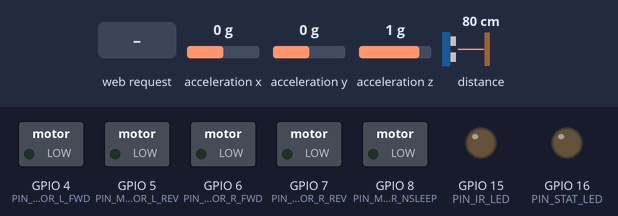
The sketch below on a simulated ESP32-S3. Parts: switched loads named in the sketch (green lamp = pin HIGH), output pins drawn as LEDs (lit = HIGH). Wiring (inferred from the names in the program): MPU-6050 motion sensor at I2C address 0x68. The test bench sets the inputs (shaded band); at power-on: acceleration x 0 g, acceleration y 0 g, acceleration z 1 g, distance to the obstacle 80 cm (analog values on the 0–4095 scale). The camera gives no picture; what the sketch prints to the serial monitor is not drawn.

Above: at 1.5 s.
1.6 s: HTTP request GET /drive?cmd=forward received
At 2.2 s:
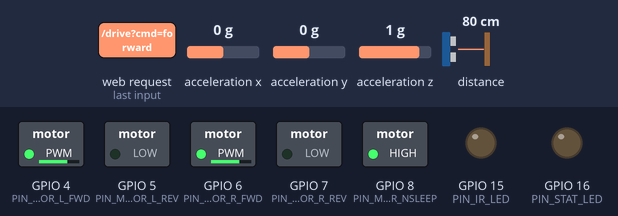
4.6 s: HTTP request GET /torch received
At 5.8 s:
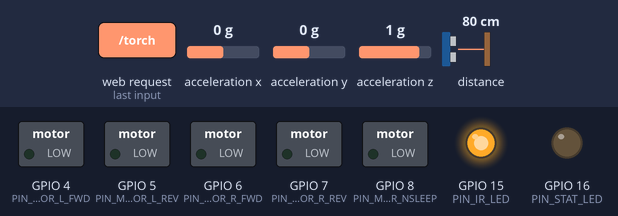
6.1 s: HTTP request GET /drive?cmd=w received
At 6.9 s:
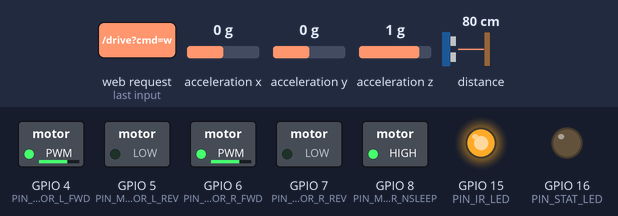
9.1 s: HTTP request GET /drive?cmd=s received
At 10.3 s:
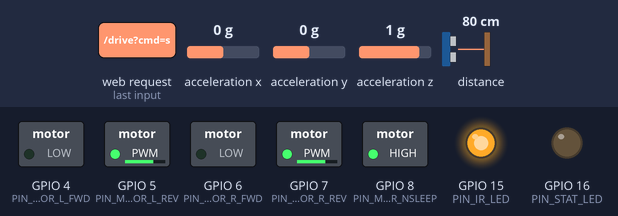
Timing chart, 0 to 13.1 s (numbered marks = the images above; inputs shaded):
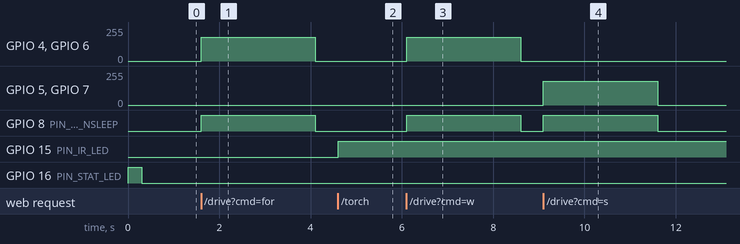

The sketch:

sanjeevni_nano.ino
```cpp
/* =====================================================================
 * SANJEEVNI NANO ROVER v2 - firmware (ESP32-S3-WROOM-1-N8R8)
 * Board in Arduino IDE: "ESP32S3 Dev Module", PSRAM: "OPI PSRAM", Flash 8MB,
 * USB CDC On Boot: Enabled.  Works with Arduino-ESP32 core 2.0.x and 3.x.
 * Optional library: "VL53L1X" by Pololu (ToF).  Without it, collision stop is off.
 *
 * What changed vs v1:
 *  - MJPEG stream moved to its own server on port 81 + its own task.
 *    (v1 streamed inside the single-threaded port-80 server, so /drive could not
 *     be answered while video was playing -> rover uncontrollable.)
 *  - Pins come from pinmap.h (generated from the same file as the PCB netlist).
 *  - Real telemetry: battery voltage (ADC divider), tilt (MPU6050), distance (VL53L1X).
 *  - Real safety: flip detection, obstacle stop, Wi-Fi/command watchdog.
 *  - Motors held asleep (nSLEEP low) when idle; IR LED forced off at boot.
 * ===================================================================== */
#include "esp_camera.h"
#include <WiFi.h>
#include <WebServer.h>
#include <Wire.h>
#include "pinmap.h"

#if __has_include(<VL53L1X.h>)
  #include <VL53L1X.h>
  #define HAVE_TOF 1
  VL53L1X tof;
#else
  #define HAVE_TOF 0
#endif

// ---- Wi-Fi access point. CHANGE THE PASSWORD before field use (min 8 chars) ----
const char* AP_SSID = "SANJEEVNI-NANO-01";
const char* AP_PASS = "change-me-1234";

WebServer server(80);        // control + telemetry
WebServer streamServer(81);  // video only

// ---- motor PWM ----
const int PWM_FREQ = 20000, PWM_RES = 8;
const int MOTOR_PINS[4] = { PIN_MOTOR_L_FWD, PIN_MOTOR_L_REV, PIN_MOTOR_R_FWD, PIN_MOTOR_R_REV };

static void pwmInit() {
  for (int i = 0; i < 4; i++) {
#if defined(ESP_ARDUINO_VERSION_MAJOR) && ESP_ARDUINO_VERSION_MAJOR >= 3
    ledcAttachChannel(MOTOR_PINS[i], PWM_FREQ, PWM_RES, i);
#else
    ledcSetup(i, PWM_FREQ, PWM_RES);
    ledcAttachPin(MOTOR_PINS[i], i);
#endif
  }
}
static void pwmWrite(int i, int duty) {
#if defined(ESP_ARDUINO_VERSION_MAJOR) && ESP_ARDUINO_VERSION_MAJOR >= 3
  ledcWrite(MOTOR_PINS[i], duty);
#else
  ledcWrite(i, duty);
#endif
}

// ---- shared state ----
volatile int   currentSpeed   = 180;      // 0-255
volatile float tiltDeg        = 0.0f;
volatile float obstacleCm     = -1.0f;    // -1 = no reading
volatile bool  flipped        = false;
volatile bool  movingForward  = false;
volatile bool  irOn           = false;
volatile unsigned long lastCommandMs = 0;
const unsigned long FAILSAFE_MS = 2500;   // stop if no command for this long
const float STOP_DIST_CM = 6.0f;          // forward stop distance
const float FLIP_TILT_DEG = 65.0f;

// ---- motors ----
void stopMotors() {
  for (int i = 0; i < 4; i++) pwmWrite(i, 0);
  movingForward = false;
}
static void motorPair(int a, int b, int speed) {
  speed = constrain(speed, -255, 255);
  pwmWrite(a, speed > 0 ? speed : 0);
  pwmWrite(b, speed < 0 ? -speed : 0);
}
void drive(int left, int right) {
  lastCommandMs = millis();
  if (flipped) { stopMotors(); return; }
  digitalWrite(PIN_MOTOR_NSLEEP, HIGH);                       // wake DRV8833
  if (left > 0 && right > 0 && obstacleCm >= 0 && obstacleCm < STOP_DIST_CM) { stopMotors(); return; }
  motorPair(0, 1, left);
  motorPair(2, 3, right);
  movingForward = (left > 0 && right > 0);
}

// ---- battery ----
float batteryVolts() {
  uint32_t mv = 0;
  for (int i = 0; i < 16; i++) mv += analogReadMilliVolts(PIN_VBAT_ADC);
  return (mv / 16.0f) * 2.0f / 1000.0f;          // 100k/100k divider (R15/R16)
}
int batteryPercent(float v) {                    // rough LiPo curve
  static const float tv[] = {3.30,3.50,3.60,3.70,3.80,3.90,4.00,4.10,4.20};
  static const int   tp[] = {0,5,15,30,50,65,80,92,100};
  if (v <= tv[0]) return 0;
  for (int i = 1; i < 9; i++) if (v <= tv[i]) return tp[i-1] + (int)((v - tv[i-1]) / (tv[i] - tv[i-1]) * (tp[i] - tp[i-1]));
  return 100;
}

// ---- sensors (only this task touches the I2C bus) ----
static bool imuOk = false;
static bool imuInit() {
  Wire.beginTransmission(0x68); Wire.write(0x6B); Wire.write(0x00);   // wake MPU6050
  return Wire.endTransmission() == 0;
}
static bool imuTilt(float &deg) {
  Wire.beginTransmission(0x68); Wire.write(0x3B);
  if (Wire.endTransmission(false) != 0) return false;
  if (Wire.requestFrom(0x68, 6) != 6) return false;
  int16_t ax = (Wire.read() << 8) | Wire.read();
  int16_t ay = (Wire.read() << 8) | Wire.read();
  int16_t az = (Wire.read() << 8) | Wire.read();
  float x = ax / 16384.0f, y = ay / 16384.0f, z = az / 16384.0f;     // +-2 g range
  deg = atan2f(sqrtf(x * x + y * y), z) * 180.0f / PI;               // angle from vertical
  return true;
}
void sensorTask(void*) {
  Wire.begin(PIN_I2C_SDA, PIN_I2C_SCL);
  Wire.setClock(400000);
  imuOk = imuInit();
#if HAVE_TOF
  tof.setTimeout(100);
  bool tofOk = tof.init();
  if (tofOk) { tof.setDistanceMode(VL53L1X::Short); tof.setMeasurementTimingBudget(33000); tof.startContinuous(50); }
#endif
  for (;;) {
    float d;
    if (imuOk && imuTilt(d)) { tiltDeg = d; flipped = (d > FLIP_TILT_DEG); if (flipped) stopMotors(); }
#if HAVE_TOF
    if (tofOk && tof.dataReady()) {
      uint16_t mm = tof.read(false);
      obstacleCm = tof.timeoutOccurred() ? -1.0f : mm / 10.0f;
      if (movingForward && obstacleCm >= 0 && obstacleCm < STOP_DIST_CM) stopMotors();
    }
#endif
    vTaskDelay(pdMS_TO_TICKS(20));
  }
}

// ---- camera ----
bool initCamera() {
  camera_config_t c = {};
  c.ledc_channel = LEDC_CHANNEL_4;  c.ledc_timer = LEDC_TIMER_2;
  c.pin_d0 = Y2_GPIO_NUM; c.pin_d1 = Y3_GPIO_NUM; c.pin_d2 = Y4_GPIO_NUM; c.pin_d3 = Y5_GPIO_NUM;
  c.pin_d4 = Y6_GPIO_NUM; c.pin_d5 = Y7_GPIO_NUM; c.pin_d6 = Y8_GPIO_NUM; c.pin_d7 = Y9_GPIO_NUM;
  c.pin_xclk = XCLK_GPIO_NUM; c.pin_pclk = PCLK_GPIO_NUM; c.pin_vsync = VSYNC_GPIO_NUM; c.pin_href = HREF_GPIO_NUM;
  c.pin_sccb_sda = SIOD_GPIO_NUM; c.pin_sccb_scl = SIOC_GPIO_NUM;
  c.pin_pwdn = PWDN_GPIO_NUM; c.pin_reset = RESET_GPIO_NUM;
  c.xclk_freq_hz = 20000000;
  c.pixel_format = PIXFORMAT_JPEG;
  if (psramFound()) {
    c.frame_size = FRAMESIZE_VGA; c.jpeg_quality = 12; c.fb_count = 2;
    c.fb_location = CAMERA_FB_IN_PSRAM; c.grab_mode = CAMERA_GRAB_LATEST;
  } else {
    c.frame_size = FRAMESIZE_QVGA; c.jpeg_quality = 15; c.fb_count = 1; c.fb_location = CAMERA_FB_IN_DRAM;
  }
  if (esp_camera_init(&c) != ESP_OK) { Serial.println("[CAMERA] init failed - check FPC pin map"); return false; }
  sensor_t* s = esp_camera_sensor_get();
  s->set_vflip(s, 1); s->set_hmirror(s, 1);   // set to 0 if your image is upside down
  return true;
}

// ---- video server (port 81) ----
#define PART_BOUNDARY "123456789000000000000987654321"
void handleStream() {
  WiFiClient client = streamServer.client();
  client.print("HTTP/1.1 200 OK\r\nContent-Type: multipart/x-mixed-replace;boundary=" PART_BOUNDARY
               "\r\nAccess-Control-Allow-Origin: *\r\nCache-Control: no-cache\r\n\r\n");
  while (client.connected()) {
    camera_fb_t* fb = esp_camera_fb_get();
    if (!fb) { delay(10); continue; }
    client.print("\r\n--" PART_BOUNDARY "\r\n");
    client.printf("Content-Type: image/jpeg\r\nContent-Length: %u\r\n\r\n", (unsigned)fb->len);
    size_t len = fb->len;
    size_t sent = client.write(fb->buf, len);
    esp_camera_fb_return(fb);
    if (sent == 0) break;                          // client went away
  }
}
void streamTask(void*) {
  streamServer.on("/stream.mjpg", HTTP_GET, handleStream);
  streamServer.begin();
  for (;;) { streamServer.handleClient(); vTaskDelay(pdMS_TO_TICKS(2)); }
}

// ---- control server (port 80) ----
static void cors() {
  server.sendHeader("Access-Control-Allow-Origin", "*");
  server.sendHeader("Access-Control-Allow-Methods", "GET,OPTIONS");
}
void handleDrive() {
  cors();
  String cmd = server.hasArg("cmd") ? server.arg("cmd") : "stop";
  int spd = server.hasArg("spd") ? constrain(server.arg("spd").toInt(), 0, 255) : currentSpeed;
  if      (cmd == "forward" || cmd == "w") drive(spd, spd);
  else if (cmd == "reverse" || cmd == "s") drive(-spd, -spd);
  else if (cmd == "left"    || cmd == "a") drive(-spd, spd);
  else if (cmd == "right"   || cmd == "d") drive(spd, -spd);
  else { stopMotors(); lastCommandMs = millis(); }
  bool wantFwd = (cmd == "forward" || cmd == "w");
  bool blocked = flipped || (wantFwd && !movingForward);      // flipped, or obstacle too close
  server.send(200, "application/json", String("{\"status\":\"ok\",\"cmd\":\"") + cmd + "\",\"blocked\":" + (blocked ? "true" : "false") + "}");
}
void handleTelemetry() {
  cors();
  float v = batteryVolts();
  String j = "{\"device\":\"SANJEEVNI-NANO-01\"";
  j += ",\"battery_v\":" + String(v, 2);
  j += ",\"battery_pct\":" + String(batteryPercent(v));
  j += ",\"tilt_deg\":" + String(tiltDeg, 1);
  j += ",\"flipped\":" + String(flipped ? "true" : "false");
  j += ",\"clearance_m\":" + (obstacleCm >= 0 ? String(obstacleCm / 100.0f, 2) : String("null"));
  j += ",\"motor_fault\":" + String(digitalRead(PIN_MOTOR_NFAULT) == LOW ? "true" : "false");
  j += ",\"torch\":" + String(irOn ? "true" : "false");
  j += ",\"rssi_clients\":" + String(WiFi.softAPgetStationNum()) + "}";
  server.send(200, "application/json", j);
}
void handleTorch() {
  cors();
  irOn = server.hasArg("on") ? (server.arg("on") == "1") : !irOn;
  digitalWrite(PIN_IR_LED, irOn ? HIGH : LOW);
  server.send(200, "application/json", String("{\"torch\":") + (irOn ? "true" : "false") + "}");
}

// ---- setup / loop ----
void setup() {
  pinMode(PIN_IR_LED, OUTPUT);   digitalWrite(PIN_IR_LED, LOW);     // IR off at boot
  pinMode(PIN_STAT_LED, OUTPUT); digitalWrite(PIN_STAT_LED, HIGH);
  pinMode(PIN_MOTOR_NSLEEP, OUTPUT); digitalWrite(PIN_MOTOR_NSLEEP, LOW);
  pinMode(PIN_MOTOR_NFAULT, INPUT);
  analogReadResolution(12);
  analogSetPinAttenuation(PIN_VBAT_ADC, ADC_11db);
  Serial.begin(115200);
  pwmInit();
  stopMotors();

  bool cam = initCamera();
  WiFi.mode(WIFI_AP);
  WiFi.setTxPower(WIFI_POWER_15dBm);          // lower peak current than 20 dBm; raise if range is short
  WiFi.softAP(AP_SSID, AP_PASS, 1, 0, 2);     // max 2 clients
  Serial.printf("[AP] %s  IP %s  camera:%s\n", AP_SSID, WiFi.softAPIP().toString().c_str(), cam ? "ok" : "FAIL");

  server.on("/drive", HTTP_GET, handleDrive);
  server.on("/telemetry", HTTP_GET, handleTelemetry);
  server.on("/torch", HTTP_GET, handleTorch);
  server.begin();

  xTaskCreatePinnedToCore(sensorTask, "sensors", 4096, nullptr, 2, nullptr, 0);
  if (cam) xTaskCreatePinnedToCore(streamTask, "stream", 8192, nullptr, 1, nullptr, 0);
  digitalWrite(PIN_STAT_LED, cam ? LOW : HIGH);   // LED stays on if camera failed
  lastCommandMs = millis();
}

void loop() {
  server.handleClient();
  if (millis() - lastCommandMs > FAILSAFE_MS) {   // watchdog
    stopMotors();
    digitalWrite(PIN_MOTOR_NSLEEP, LOW);          // sleep driver when idle
  }
  delay(1);
}
```

pinmap.h
```cpp
// AUTO-GENERATED by design.py - do not edit. Matches netlist.csv exactly.
#pragma once
#define PIN_MOTOR_L_FWD    4
#define PIN_MOTOR_L_REV    5
#define PIN_MOTOR_R_FWD    6
#define PIN_MOTOR_R_REV    7
#define PIN_MOTOR_NSLEEP   8
#define PIN_MOTOR_NFAULT   42
#define PIN_IR_LED         15
#define PIN_STAT_LED       16
#define PIN_I2C_SDA        18
#define PIN_I2C_SCL        17
#define PIN_VBAT_ADC       9
#define XCLK_GPIO_NUM      38
#define SIOD_GPIO_NUM      1
#define SIOC_GPIO_NUM      2
#define PCLK_GPIO_NUM      39
#define VSYNC_GPIO_NUM     40
#define HREF_GPIO_NUM      41
#define Y2_GPIO_NUM        10
#define Y3_GPIO_NUM        11
#define Y4_GPIO_NUM        12
#define Y5_GPIO_NUM        13
#define Y6_GPIO_NUM        14
#define Y7_GPIO_NUM        21
#define Y8_GPIO_NUM        47
#define Y9_GPIO_NUM        48
#define PWDN_GPIO_NUM      -1   // tied low on PCB (R17)
#define RESET_GPIO_NUM     -1   // pulled high on PCB (R18)
```

Measured:
- after the input at 1.6 s, GPIO 4 (PIN_MOTOR_L_FWD), GPIO 6 (PIN_MOTOR_R_FWD): 0/255 → 179/255 at once, → 0/255 2.5 s later; GPIO 8 (PIN_MOTOR_NSLEEP): LOW → HIGH at once, → LOW 2.5 s later
- after the input at 4.6 s, GPIO 15 (PIN_IR_LED): LOW → HIGH at once
- after the input at 6.1 s, GPIO 4 (PIN_MOTOR_L_FWD), GPIO 6 (PIN_MOTOR_R_FWD): 0/255 → 179/255 at once, → 0/255 2.5 s later; GPIO 8 (PIN_MOTOR_NSLEEP): LOW → HIGH at once, → LOW 2.5 s later
- after the input at 9.1 s, GPIO 5 (PIN_MOTOR_L_REV), GPIO 7 (PIN_MOTOR_R_REV): 0/255 → 179/255 at once, → 0/255 2.5 s later; GPIO 8 (PIN_MOTOR_NSLEEP): LOW → HIGH at once, → LOW 2.5 s later
